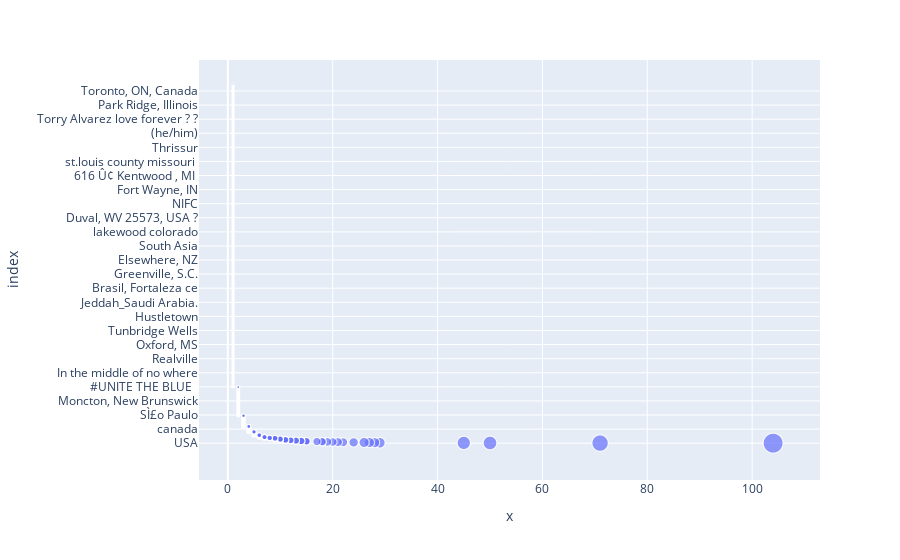

Notebook source saved alongside this figure:
### Code cell
feature_viz(train_df,'location')

### Figure 1 — Plotly figure (JSON) as saved in the notebook; plotly's stock layout.template omitted (floating-point values rounded to 4 significant figures; data arrays with more than 128 entries replaced by an {"elided": "..."} marker saying what was removed)
{"data": [{"hovertemplate": "x=%{x}<br>index=%{y}<br>size=%{marker.size}<extra></extra>", "legendgroup": "", "marker": {"color": "#636efa", "size": {"elided": "3341 int values"}, "sizemode": "area", "sizeref": 0.26, "symbol": "circle"}, "mode": "markers", "name": "", "showlegend": false, "type": "scattergl", "x": {"elided": "3341 int values"}, "xaxis": "x", "y": {"elided": "3341 str values"}, "yaxis": "y"}], "layout": {"legend": {"itemsizing": "constant", "tracegroupgap": 0}, "margin": {"t": 60}, "xaxis": {"anchor": "y", "domain": [0, 1], "title": {"text": "x"}}, "yaxis": {"anchor": "x", "domain": [0, 1], "title": {"text": "index"}}}}
